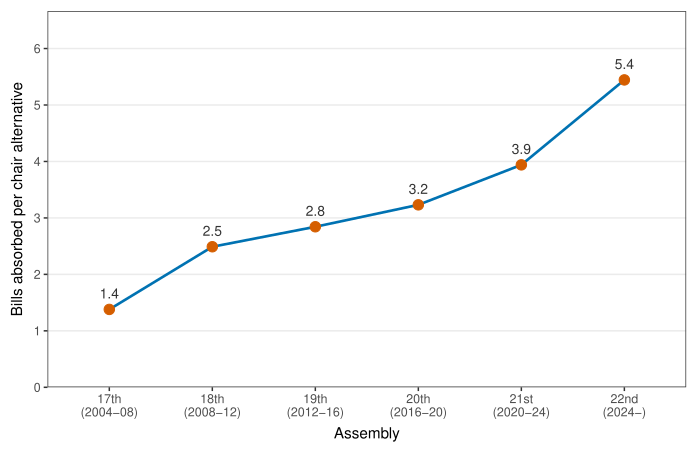

The script that saved this image:
#!/usr/bin/env Rscript
# Figure 2: Rising Absorption Ratio - Individual Bills per Chair Alternative,
# 17th-22nd Korean National Assemblies.
#
# Data source: master_bills_{17-22}.parquet
#   - Chair alternatives: ppsr_kind == "위원장"
#   - Absorbed bills:     cmt_proc_result_cd == "대안반영폐기"
# Absorption ratio = (# absorbed bills) / (# chair alternatives) per assembly.

suppressPackageStartupMessages({
  library(arrow)
  library(dplyr)
  library(ggplot2)
  library(tidyr)
})

# ---- 1. Locate data directory ------------------------------------------------
data_dir <- Sys.getenv("KBL_DATA", unset = "")
if (!nzchar(data_dir) || !dir.exists(data_dir)) {
  data_dir <- "/Users/kyusik/Desktop/kyusik-github/kna/data/processed"
}

assemblies <- 17:22

# ---- 2. Compute counts per assembly -----------------------------------------
compute_counts <- function(age) {
  path <- file.path(data_dir, sprintf("master_bills_%d.parquet", age))
  df <- arrow::read_parquet(
    path,
    col_select = c("bill_id", "ppsr_kind", "cmt_proc_result_cd")
  )
  chair_bills <- sum(df$ppsr_kind == "위원장", na.rm = TRUE)
  absorbed    <- sum(df$cmt_proc_result_cd == "대안반영폐기", na.rm = TRUE)
  tibble::tibble(
    assembly      = age,
    chair_bills   = chair_bills,
    absorbed      = absorbed,
    ratio         = ifelse(chair_bills > 0, absorbed / chair_bills, NA_real_)
  )
}

res <- bind_rows(lapply(assemblies, compute_counts))

# ---- 3. Plot -----------------------------------------------------------------
okabe_ito <- c("#E69F00", "#56B4E9", "#009E73", "#0072B2",
               "#D55E00", "#CC79A7", "#000000")

assembly_labels <- c("17th\n(2004-08)", "18th\n(2008-12)",
                     "19th\n(2012-16)", "20th\n(2016-20)",
                     "21st\n(2020-24)", "22nd\n(2024-)")

res_plot <- res %>%
  mutate(
    assembly_label = factor(assembly_labels[assembly - 16],
                            levels = assembly_labels),
    label_text     = sprintf("%.1f", ratio)
  )

p <- ggplot(res_plot, aes(x = assembly_label, y = ratio, group = 1)) +
  geom_line(color = okabe_ito[4], linewidth = 0.9) +
  geom_point(color = okabe_ito[5], size = 3.2) +
  geom_text(aes(label = label_text),
            vjust = -1.1, size = 3.4, color = "grey20") +
  scale_y_continuous(
    limits = c(0, max(res_plot$ratio, na.rm = TRUE) * 1.20),
    breaks = seq(0, 6, by = 1),
    expand = expansion(mult = c(0, 0.02))
  ) +
  labs(
    x = "Assembly",
    y = "Bills absorbed per chair alternative"
  ) +
  theme_bw(base_size = 11) +
  theme(
    panel.grid.minor = element_blank(),
    panel.grid.major.x = element_blank(),
    axis.title.x = element_text(margin = margin(t = 6)),
    axis.title.y = element_text(margin = margin(r = 6)),
    plot.margin = margin(8, 10, 6, 8)
  )

# ---- 4. Save -----------------------------------------------------------------
out_path <- "/Users/kyusik/Desktop/kyusik-claude/kna-research-agents/articles/figures/2026-04-08_r11/fig_2.pdf"
dir.create(dirname(out_path), showWarnings = FALSE, recursive = TRUE)
ggsave(out_path, plot = p, width = 7, height = 4.5)

invisible(res)
